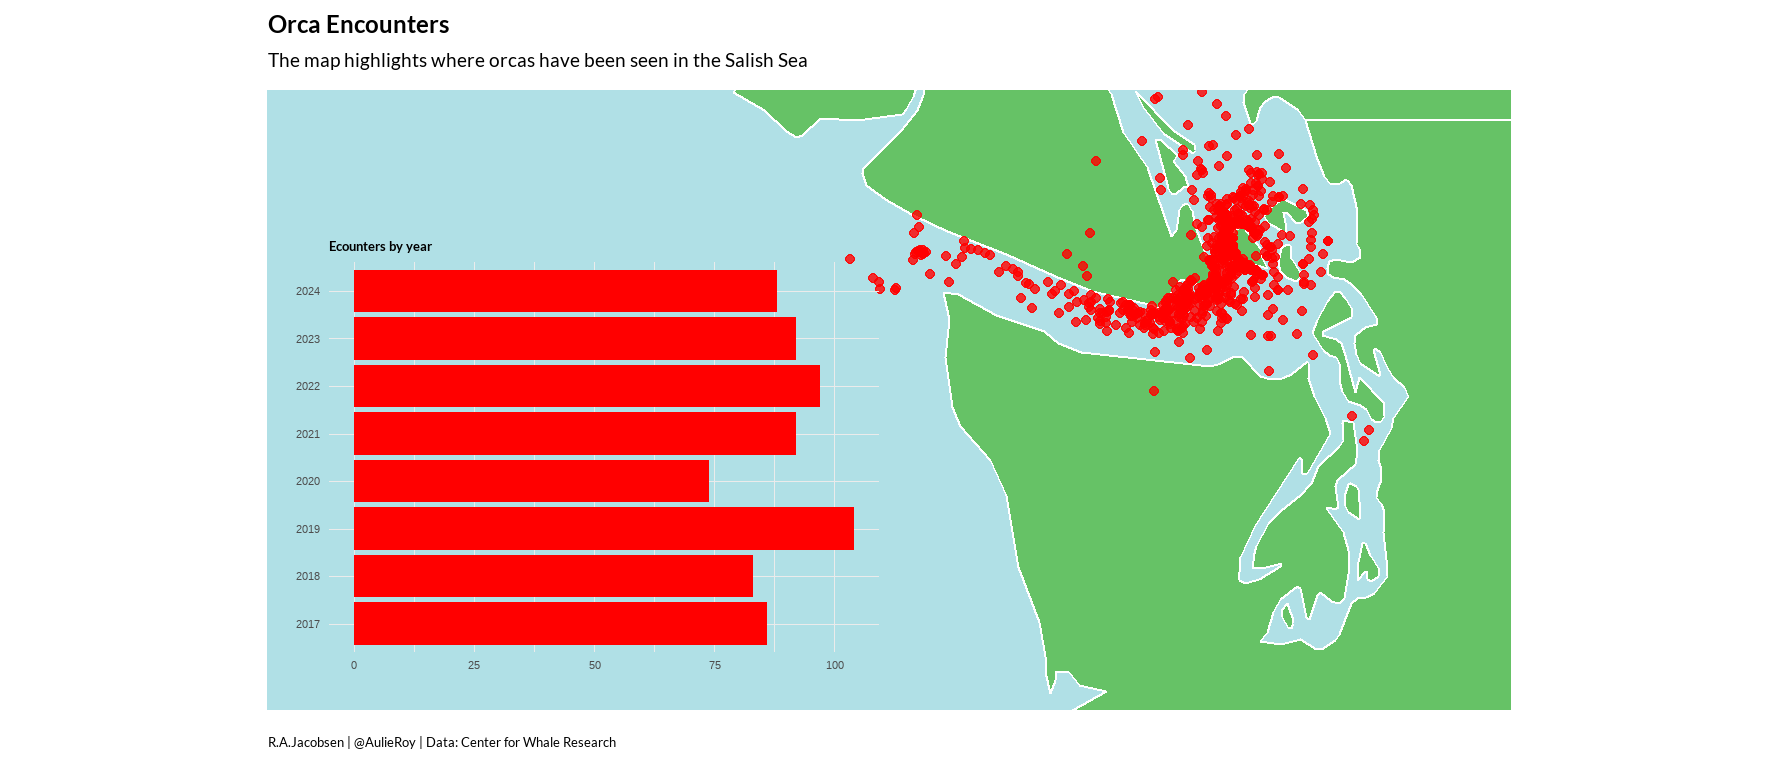

Reproduce this figure in R.

# TidyTuesday Challenge Week 42.  
# The data this week comes from the Center for Whale Research (CWR). 
# https://github.com/rfordatascience/tidytuesday/blob/master/data/2024/2024-10-15/readme.md
# Code developed by R.A.Jacobsen

# Load libraries 
library(tidyverse)
library(maps)
library(showtext)
library(grid)

# Load dataset 
orcas <- readr::read_csv('https://raw.githubusercontent.com/rfordatascience/tidytuesday/master/data/2024/2024-10-15/orcas.csv')

# Wrangle data 
orcas_df <- 
  orcas %>%
  filter(!is.na(begin_latitude) & !is.na(begin_longitude))

world_map <- map_data("world")

# plot the map 

font_add_google("Lato", "lato")
showtext_auto()

map <- 
  ggplot() +
  geom_rect(aes(xmin = -130, xmax = -120, ymin = 46, ymax = 50), fill = "#b0e0e6") +  
  geom_polygon(data = world_map, aes(x = long, y = lat, group = group), fill = "#66c266", color = "white") + 
  geom_point(data = orcas_df, aes(x = begin_longitude, y = begin_latitude), color = "red", size = 2, alpha = 0.8) +  
  coord_quickmap(xlim = c(-128, -122), ylim = c(47, 49)) +  
  labs(title = "Orca Encounters",
       subtitle = "The map highlights where orcas have been seen in the Salish Sea",
       caption = "R.A.Jacobsen | @AulieRoy | Data: Center for Whale Research",
       x = NULL,
       y = NULL) +
  theme_minimal(base_size = 16) +
  theme(
    plot.title = element_text(family = "lato", face = "bold", size = 18, hjust = 0), 
    plot.subtitle = element_text(family = "lato", size = 14, hjust = 0, margin = margin(b = 10)), 
    plot.caption = element_text(family = "lato", size = 10, hjust = 0, margin = margin(t = 10)),  
    axis.text = element_blank(),  
    axis.title = element_blank(), 
    axis.ticks = element_blank()  
  )

bar_plot <- 
  orcas_df %>%
  filter(!is.na(year)) %>%
  group_by(year) %>%
  summarise(encounters = n()) %>%
  ggplot(aes(x = as.factor(year), y = encounters)) +
  geom_col(fill = "red") +  
  labs(
    title = "Ecounters by year",
  ) + 
  theme_minimal(base_size = 10) +
  theme(
    plot.title = element_text(family = "lato", face = "bold", size = 10),
    axis.title = element_blank(),  
    axis.text = element_text(size = 8)  
  ) + 
  coord_flip()

bar_grob <- ggplotGrob(bar_plot)

final_plot <- 
  map + 
  annotation_custom(grob = bar_grob, xmin = -128.2, xmax = -125, ymin = 47, ymax = 48.6)  

final_plot
